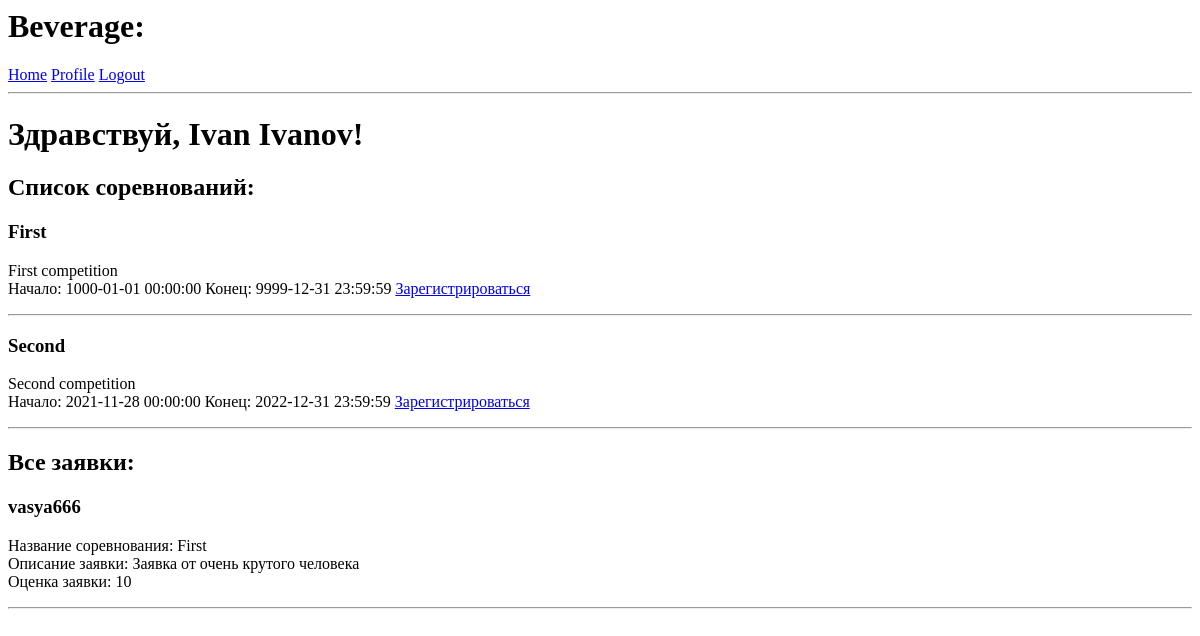
Before: /index (signed in) with the older database file.
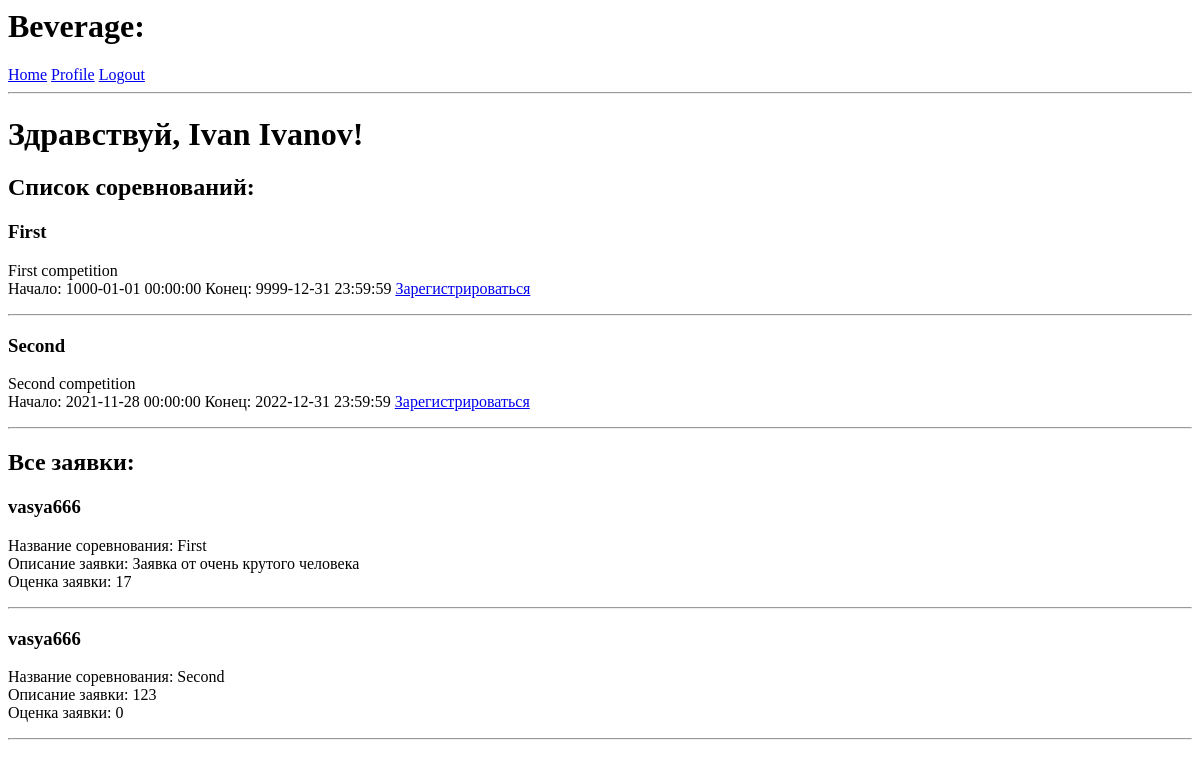
After: the same page with the newer database file.
### app/models.py (models this page shows, shortened)
class Participant(db.Model, UserMixin):
    id = db.Column(db.Integer, primary_key=True)
    name = db.Column(db.String(64)) # Имя
    surname = db.Column(db.String(64)) # Фамилия
    patronymic = db.Column(db.String(64)) # Отчество
    city = db.Column(db.String(64),index=True) # Город
    description = db.Column(db.String(256)) # Описание-биография
    gender = db.Column(db.Boolean()) # True - male, False - female
    applications = db.relationship('Application', backref='author', lazy='dynamic')
    username = db.Column(db.String(64), index=True, unique=True) # логин
    password_hash = db.Column(db.String(128)) # Пароль в виде хеша

class Competition(db.Model):
    id = db.Column(db.Integer, primary_key=True)
    name = db.Column(db.String(64), index=True) # Имя
    description = db.Column(db.String(256)) # Описание соревнования
    city = db.Column(db.String(64),index=True) # Город
    applications = db.relationship('Application', backref='competition', lazy='dynamic')
    start_date = db.Column(db.DateTime, index = True)
    end_date = db.Column(db.DateTime, index = True)

class Application(db.Model):
    id = db.Column(db.Integer, primary_key=True)
    description = db.Column(db.String(256)) # Описание соревнования
    rating = db.Column(db.Integer, default = 0) # Выставленные баллы за заявку
    participant_id = db.Column(db.Integer, db.ForeignKey('participant.id'))
    competition_id = db.Column(db.Integer, db.ForeignKey('competition.id'))

### app/routes.py (the view)
@app.route('/')
@app.route('/index')
@login_required
def index():
    applications = Application.query.all()
    competitions = Competition.query.all()
    return render_template('index.html',
                            title='Home',
                            applications = applications,
                            competitions = competitions)

### app/models.py (called while the page is built)
@login.user_loader
def load_user(id):
    return Participant.query.get(int(id))

### app/templates/index.html (shortened to what this page needs)
{% extends "base.html" %}
{% block content %}
        <h1>Здравствуй, {{ current_user.name }} {{current_user.surname}}!</h1>
        <h2>Список соревнований:</h2>
        {% for competition in competitions %}
        <div>
                <p>
                        <h3> {{ competition.name }} </h3>
                        {{ competition.description }} <br>
                        Начало: {{competition.start_date}} Конец: {{competition.end_date}}
                        <a href="{{ url_for('create_application', competition_id=competition.id) }}">Зарегистрироваться</a>
                </p>
                <hr>
        </div>
        {% endfor %}
        <h2>Все заявки:</h2>
        {% for application in applications %}
        <div>
                <p>
                        <h3>{{ application.author.username }}</h3>
                        Название соревнования: {{ application.competition.name }} <br>
                        Описание заявки: {{ application.description }} <br>
                        Оценка заявки: {{ application.rating}}
                </p>
                <hr>
        </div>
        {% endfor %}
{% endblock %}

### app/templates/base.html (shortened to what this page needs)
<html>
    <head>
    </head>
    <body>
        <div>
            <h1>Beverage:</h1>
            <a href="{{ url_for('index') }}">Home</a>
            {% if not current_user.is_anonymous %}
            <a href="{{ url_for('profile', username=current_user.username) }}">Profile</a>
            {% endif %}
            {% if current_user.is_anonymous %}
            <a href="{{ url_for('login') }}">Login</a>
            {% else %}
            <a href="{{ url_for('logout') }}">Logout</a>
            {% endif %}
        </div>
        <hr>
        {% block content %}{% endblock %}
    </body>
</html>

Changed rows visible on the page:
changed Application "Заявка от очень крутого человека": rating "10" → "17"
added Application: author.username "vasya666", competition.name "Second", description "123", rating "0"
